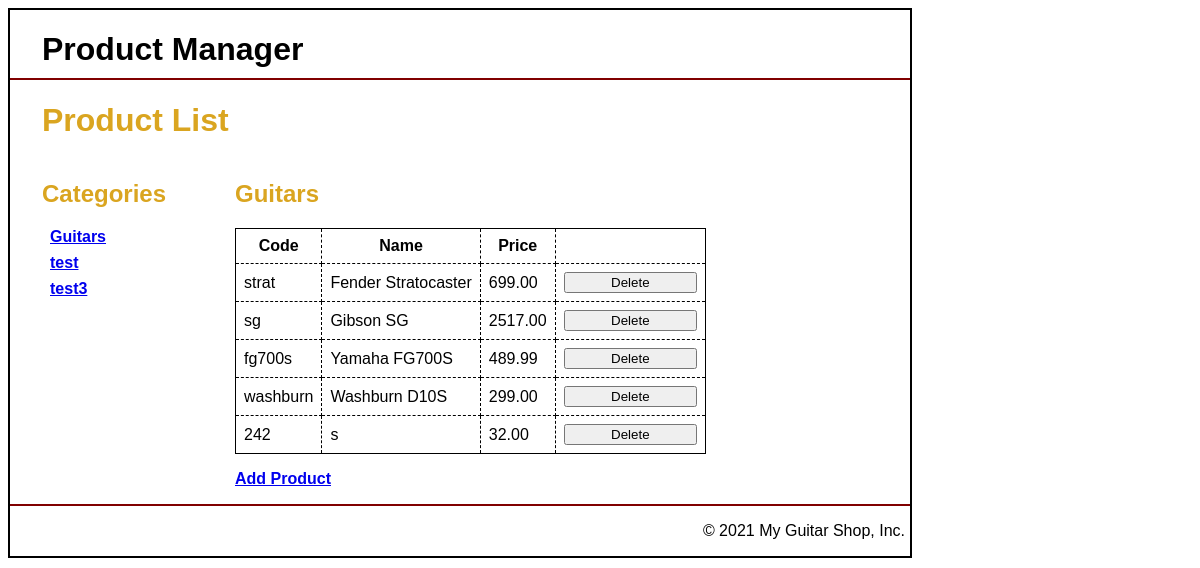
Before: / with the older database file.
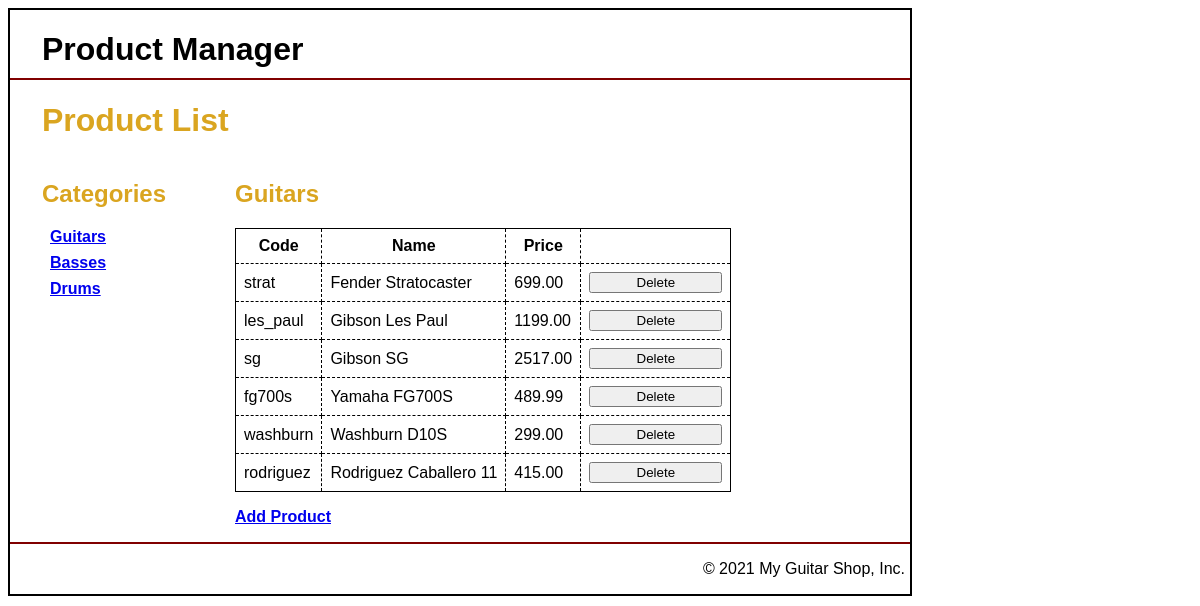
After: the same page with the newer database file.
### tables this page shows
CREATE TABLE `categories` (
  `categoryID` int(11) NOT NULL,
  `categoryName` varchar(255) NOT NULL
);

CREATE TABLE `products` (
  `productID` int(11) NOT NULL,
  `categoryID` int(11) NOT NULL,
  `productCode` varchar(10) NOT NULL,
  `productName` varchar(255) NOT NULL,
  `listPrice` decimal(10,2) NOT NULL
);

### index.php (the view, shortened to what this page needs)
<?php
require_once('database.php');
if (!isset($category_id)) {
	$category_id = filter_input(INPUT_GET, 'category_id', FILTER_VALIDATE_INT);
	if ($category_id == NULL || $category_id == FALSE) {
		$queryCategory = 'SELECT categoryID FROM categories LIMIT 1';
		$statement1 = $db->prepare($queryCategory);
		$statement1->execute();
		$category = $statement1->fetch();
		$category_id = $category['categoryID'];
	}
}
$queryCategory = 'SELECT * FROM categories
					WHERE categoryID = :category_id';
$statement1 = $db->prepare($queryCategory);
$statement1->bindValue(':category_id', $category_id);
$statement1->execute();
$category = $statement1->fetch();
$category_name = $category['categoryName'];
$queryAllCategories = 'SELECT * FROM categories ORDER BY categoryID';
$statement2 = $db->prepare($queryAllCategories);
$statement2->execute();
$categories = $statement2->fetchAll();
$queryProducts = 'SELECT * FROM products WHERE categoryID = :category_id ORDER BY productID';
$statement3 = $db->prepare($queryProducts);
$statement3->bindValue(':category_id', $category_id);
$statement3->execute();
$products = $statement3->fetchAll();
?>
<!DOCTYPE html>
<html>
<head>
<link rel="stylesheet" type="text/css" href="main.css">
<link rel="stylesheet" type="text/css" href="table.css">
</head>
<body>
	<header>
		<h1 class="title">Product Manager</h1>
	</header>
	<main>
		<h1>Product List</h1>
		<div class="row">
			<div class="column1">
				<a style="text-decoration:none;" href="category_list.php"><h2 id="category">Categories</h2></a>
				<nav>
				<ul class="list">
					<?php foreach ($categories as $category) : ?>
					<li>
						<a href="?category_id=<?php echo$category['categoryID'];
						?>"><?php echo $category['categoryName']; ?></a>
					</li>
					<?php endforeach; ?>
				</ul>
				</nav>
			</div>
			<div class="column2">
				<table class="items">
				<caption><h2><?php echo $category_name; ?></h2></caption>
					<tr>
						<th>Code</th>
						<th>Name</th>
						<th class="right">Price</th>
						<th></th>
					</tr>
					<?php foreach ($products as $product) : ?>
					<tr>
						<td><?php echo $product['productCode']; ?></td>
						<td><?php echo $product['productName']; ?></td>
						<td class="right"><?php echo $product['listPrice']; ?></td>
						<td><form action="delete_product.php" method="post">
							<input type="submit" value="Delete">
							</form></td>
					</tr>
					<?php endforeach; ?>
				</table>
				<b><p id="product"><a id="product" href="add_product_form.php">Add Product</a></p></b>
			</div>
		</div>
	</main>
	<footer>
		<p>&copy; <?php echo date("Y"); ?> My Guitar Shop, Inc.</p>
	</footer>
</body>
</html>

### main.css (style rules this page uses)
.column1 { float: left; width: 25%; }
.column2 { float: left; width: 75%; }
.row:after { content: ""; display: table; clear: both; }
ul li { margin-bottom: 0.5em; list-style-type: none; font-weight: bold; }
body { width: 900px; border: 2px solid black; }
* { font-family: Arial, Helvetica, sans-serif; }
h1 { padding-left: 1em; font-style: bold; }
main h1 { padding-left: 1em; color: goldenrod; font-style: bold; }
h2 { color: goldenrod; }
a>h2 { margin-left: 32px; }
h1.title { border-bottom: 2px solid maroon; padding-bottom: 10px; }
table caption h2 { text-align: left; margin-top: 0; }
input { margin-bottom: 0em; width: 10em; }
footer { border-top: 2px solid maroon; }
footer p { text-align: right; margin-right: 5px; }
table.items { margin-top: 20px; border-collapse: collapse; }

### table.css (style rules this page uses)
table { border: 1px solid black; border-collapse: collapse; }
th, td { border: 1px dashed black; padding: 0.5em; }

Changed rows visible on the page:
removed categories: categoryName "test"
removed categories: categoryName "test3"
removed products: productCode "242", productName "s", listPrice "32.00"
added categories: categoryName "Basses"
added categories: categoryName "Drums"
added products: productCode "les_paul", productName "Gibson Les Paul", listPrice "1199.00"
added products: productCode "rodriguez", productName "Rodriguez Caballero 11", listPrice "415.00"
